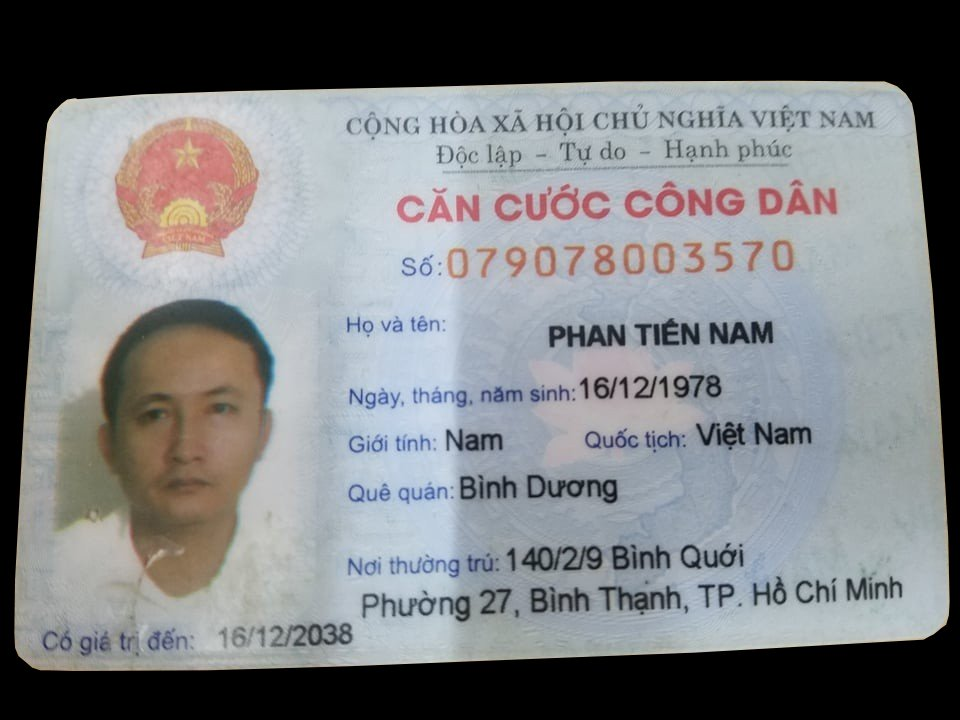
#> input picture Image/cmnd39.jpg, 960 x 720 px
$ python extractIDCard.py
#> lines starting #> are read from the running program, lines starting #| are printed output that depends on the picture; after the words box and inside, x2 and y2 are one past the last pixel; in counts of white or black regions, pixels touching at a corner belong together
import numpy as np
import cv2
import imutils
import pytesseract
#import các thư viện cần thiết

def show_img(image):
    cv2.imshow("image_name",image)
    cv2.waitKey(0)
#Hàm hiển thị ảnh

def img_load(file_name):
     image = cv2.imread(file_name) # load ảnh
     image = imutils.resize(image, width = 450, height = 300)  #resize ảnh
     return image
#Hàm load ảnh từ file

def img_processing(image):
    gray = cv2.cvtColor(image, cv2.COLOR_BGR2GRAY) #ảnh xám
    blur = cv2.GaussianBlur(gray, (5, 5), 0) # làm mờ ảnh
    bilateral = cv2.bilateralFilter(blur, 5, 10, 10) # làm mịn ảnh
    return bilateral
#Hàm xử lí ảnh

def img_postProcessing(image):
    gray = cv2.cvtColor(image, cv2.COLOR_BGR2GRAY) #ảnh xám
    # blur = cv2.GaussianBlur(gray, (5, 5), 0) # làm mờ ảnh
    # bilateral = cv2.bilateralFilter(blur, 5, 10, 10) # làm mịn ảnh
    kernel = np.array([[-1, -1, -1],[-1, 8, -1],[-1, -1, 0]], np.float32)
    im = cv2.filter2D(gray, -1, kernel)

    return im
#Hậu xử lí


def find_contours(bilateral,image):
    #_, thresh = cv2.threshold(blur, 0, 255, cv2.THRESH_BINARY + cv2.THRESH_OTSU)
    edged = cv2.Canny(bilateral, 30, 120) # tìm cạnh bằng Canny
    contours, _ = cv2.findContours(edged, cv2.RETR_EXTERNAL, cv2.CHAIN_APPROX_SIMPLE) # đường viền
    largest_area = sorted(contours, key = cv2.contourArea)

    for cnts in largest_area:
        peri = cv2.arcLength(cnts, True)
        approx = cv2.approxPolyDP(cnts, 0.02 * peri, True)

    cv2.drawContours(image, [approx], 0, (0, 255, 255), 2) # vẽ đường viền
    return approx # trả về đỉnh
#Hàm tìm đường viền

def crop_contours(approx, image):
    coordinates_0 = (approx[0,0,0], approx[0,0,1])
    coordinates_1 = (approx[1,0,0], approx[1,0,1])
    coordinates_2 = (approx[2,0,0], approx[2,0,1])
    coordinates_3 = (approx[3,0,0], approx[3,0,1])

    if approx[0,0,0] < 320:
        top_left = coordinates_0
        bottom_left = coordinates_1
        bottom_right = coordinates_2
        top_right = coordinates_3

    else:
        top_right = coordinates_0
        top_left = coordinates_1
        bottom_left = coordinates_2
        bottom_right = coordinates_3

    pts1 = np.float32([[top_left], [top_right], [bottom_right], [bottom_left]])
    pts2 = np.float32([[0, 0], [450, 0], [450, 300], [0, 300]])
    matrix = cv2.getPerspectiveTransform(pts1, pts2)
    result = cv2.warpPerspective(image, matrix, (450, 300))
    return result
#Hàm cắt các đường viền

def cropNumberIDCard(result):
    img_cmnd = result[80:110, 198:410]
    return img_cmnd
#Hàm cắt trường cmnd

def cropName(result):
    img_hoten = result[110:150, 215:420]
    return img_hoten
#Hàm cắt trường họ tên

def cropDOB(result):
    imgOfDOB = result[150:185, 266:365]
    return imgOfDOB

def cropSex(result):
    imgOfSex = result[180:205, 200:245]
    return imgOfSex

def cropCountry(result):
    imgOfCountry = result[180:210, 328:410]
    return imgOfCountry

def cropHometown(result):
    imgOfHometown = result[205:244, 140:430]
    return imgOfHometown

def cropAddress(result):
    imgOfAddress = result[240:290, 140:440]
    return imgOfAddress

# def cropAddress2(result):
#     imgOfAddress2 = result[269:290, 165:440]
#     return imgOfAddress2

def cropExpiryDate(result):
    imgOfExpiryDate = result[275:300, 85:169]
    return imgOfExpiryDate


def extractNumberIDCard(img):
    custom_config = r'--oem 3 --psm 6 outputbase digits'
    text_recog = pytesseract.image_to_string(img, lang='vie', config=custom_config)#nhận dạng
    return text_recog #trả về kiểu test

def extractTextNumber(img):
    custom_config = r'-c tessedit_char_whitelist=/1234567890 --psm 12'
    text_recog = pytesseract.image_to_string(img, lang='vie', config=custom_config)#nhận dạng
    return text_recog #trả về kiểu test


def extractText(img):
    custom_config = r'-l vie -c tessedit_char_blacklist=-:; --psm 6'
    text_recog = pytesseract.image_to_string(img, config=custom_config)#nhận dạng
    return text_recog #trả về kiểu test


def main():
    image = img_load('./Image/cmnd39.jpg')
#> in img_load, image is the input picture: shape (720, 960, 3); mean B, G, R 126.8, 124.5, 122.4
    bilateral = img_processing(image)
#> in img_processing, `blur = cv2.GaussianBlur(gray, (5, 5), 0)`:
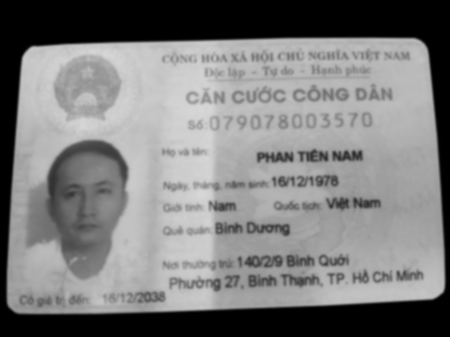
#> blur: shape (337, 450); min 0, max 215, mean 124.1
    approx = find_contours(bilateral,image)
#> in find_contours, `edged = cv2.Canny(bilateral, 30, 120)`:
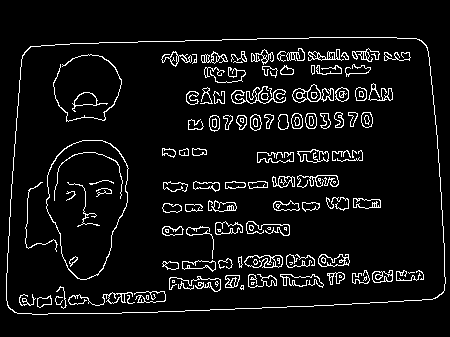
#> edged: shape (337, 450); 6.6% white in thin lines or dots, all inside (x1, y1, x2, y2) = (6, 37, 446, 315)
#> in find_contours, `contours, _ = cv2.findContours(edged, cv2.RETR_EXTERNAL, cv2.CHAIN_APP..`: contours = 1 contour; box (x1, y1, x2, y2) and area: (6, 37, 446, 315) 113850
#> in find_contours, `largest_area = sorted(contours, key = cv2.contourArea)`: largest_area has the same summary as contours
#> the loop in find_contours, `for cnts in largest_area:` made 1 pass
#> (peri, approx) on pass 1: (1377.5, [[426, 45], [30, 46], [8, 307], [437, 297]])
#> in find_contours, `cv2.drawContours(image, [approx], 0, (0, 255, 255), 2)`:
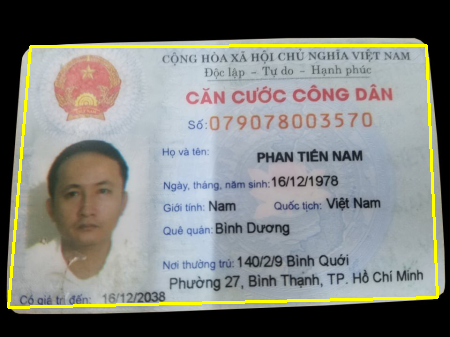
#> image: shape (337, 450, 3); mean B, G, R 122.1, 126.5, 124.7
#> approx = [[426, 45], [30, 46], [8, 307], [437, 297]]
    result = crop_contours(approx, image)
#> in crop_contours, `coordinates_0 = (approx[0,0,0], approx[0,0,1])`: coordinates_0 = (426, 45)
#> in crop_contours, `coordinates_1 = (approx[1,0,0], approx[1,0,1])`: coordinates_1 = (30, 46)
#> in crop_contours, `coordinates_2 = (approx[2,0,0], approx[2,0,1])`: coordinates_2 = (8, 307)
#> in crop_contours, `coordinates_3 = (approx[3,0,0], approx[3,0,1])`: coordinates_3 = (437, 297)
#> in crop_contours, `top_right = coordinates_0`: top_right = (426, 45)
#> in crop_contours, `top_left = coordinates_1`: top_left = (30, 46)
#> in crop_contours, `bottom_left = coordinates_2`: bottom_left = (8, 307)
#> in crop_contours, `bottom_right = coordinates_3`: bottom_right = (437, 297)
#> in crop_contours, `pts1 = np.float32([[top_left], [top_right], [bottom_right], [bottom_le..`: pts1 = [[30, 46], [426, 45], [437, 297], [8, 307]]
#> in crop_contours, `matrix = cv2.getPerspectiveTransform(pts1, pts2)`: matrix = [[1.11, 0.0939, -37.75], [0.00319, 1.26, -58.15], [-8e-05, 0.00032, 1]]
#> in crop_contours, `result = cv2.warpPerspective(image, matrix, (450, 300))`:
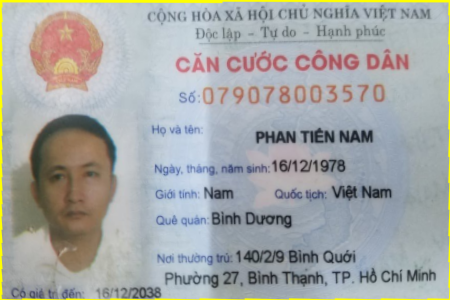
#> result: shape (300, 450, 3); mean B, G, R 165.9, 167, 164.6
    show_img(result)
    # -------
    numberIDCard = cropNumberIDCard(result)
    fullName = cropName(result)
    DOB = cropDOB(result)
    sex = cropSex(result)
    country = cropCountry(result)
    hometown = cropHometown(result)
    address = cropAddress(result)
#> in cropAddress, `imgOfAddress = result[240:290, 140:440]`:
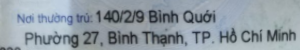
#> imgOfAddress: shape (50, 300, 3); mean B, G, R 165.5, 156.8, 146
    # address2 = cropAddress2(result)
    expiryDate = cropExpiryDate(result)
#> in cropExpiryDate, `imgOfExpiryDate = result[275:300, 85:169]`:
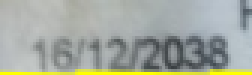
#> imgOfExpiryDate: shape (25, 84, 3) (shown 3 times larger); mean B, G, R 158.5, 168.6, 162.9
    # -------
    numberIDCard_proc = img_postProcessing(numberIDCard)
    show_img(numberIDCard_proc)
    fullName_proc = img_postProcessing(fullName)
    show_img(fullName_proc)
    DOB_proc = img_postProcessing(DOB)
    show_img(DOB_proc)
    sex_proc = img_postProcessing(sex)
    show_img(sex_proc)
    country_proc = img_postProcessing(country)
    show_img(country_proc)
    hometown_proc = img_postProcessing(hometown)
#> in img_postProcessing (call 6), `im = cv2.filter2D(gray, -1, kernel)`:
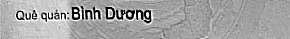
#> im: shape (39, 290); min 0, max 255, mean 163.5
    show_img(hometown_proc)
    address_proc = img_postProcessing(address)
    show_img(address_proc)
    # address2_proc = img_postProcessing(address2)
    # show_img(address2_proc)
    expiryDate_proc = img_postProcessing(expiryDate)
    show_img(expiryDate_proc)
    # -------

    print('Số CMND: ', extractNumberIDCard(numberIDCard_proc))
    print('Họ và Tên: ', extractText(fullName_proc))
    print('Ngày tháng năm sinh:', extractTextNumber(DOB_proc))
    print('Giới tính: ', extractText(sex_proc))
    print('Quốc tịch: ', extractText(country_proc))
    # print('Quê quán: ', extractText(hometown_proc))
    # print('Nơi thường trú: ', extractText(address1_proc) + ' ' + extractText(address2_proc))
    print(extractText(hometown_proc))
    print(extractText(address_proc))
    print('Có giá trị đến:', extractTextNumber(expiryDate_proc))


main()
